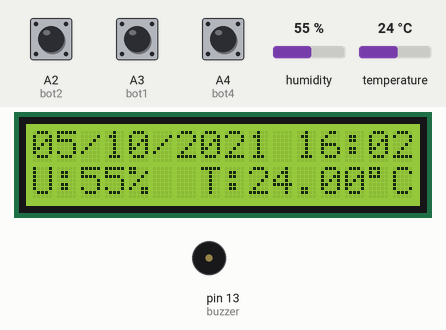
This sketch was run on a simulated Arduino Uno, built with avr-gcc and run on an emulated ATmega328P. Shown: 16×2 character LCD, buzzer (waves = sounding). Wiring (inferred from the names in the program): DHT11 sensor: data A0. The test bench sets the inputs (shaded band); at power-on: A3 (bot1) LOW, A4 (bot4) LOW, humidity 55 %, temperature 24 °C, A2 (bot2) LOW. The local clock reads 2024-03-15 10:24:30 at power-on unless the sketch sets it.

Above: at 1.2 s.
1.3 s: A3 (bot1) pulled HIGH for 0.3 s
At 2.1 s:
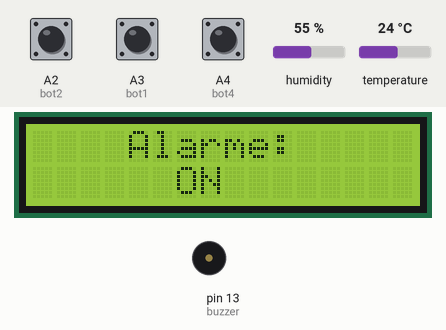
3.1 s: A4 (bot4) pulled HIGH for 0.3 s
At 3.9 s:
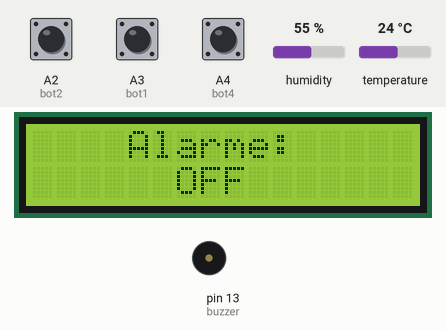
4.9 s: A3 (bot1) pulled HIGH for 1 s
At 6.9 s:
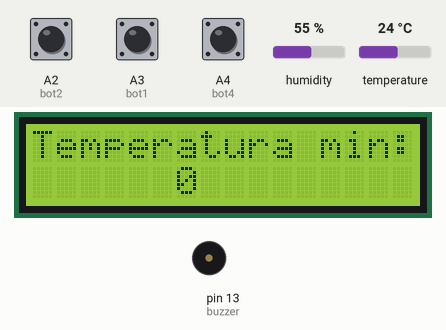
7.5 s: A3 (bot1) pulled HIGH for 0.3 s
At 8.9 s:
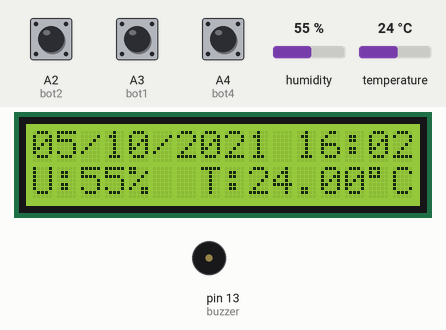
14.1 s: humidity set to 22 %
At 15.4 s:
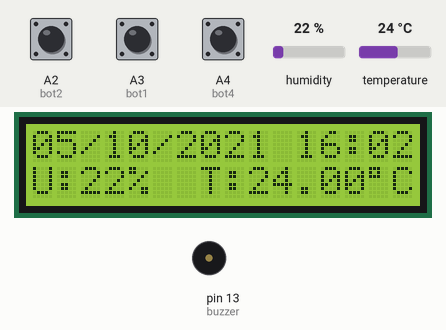
15.8 s: temperature set to 12 °C
At 17.5 s:
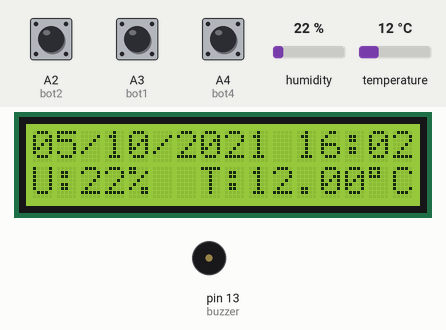
Timing chart, 0 to 19.0 s (numbered marks = the images above; inputs shaded):
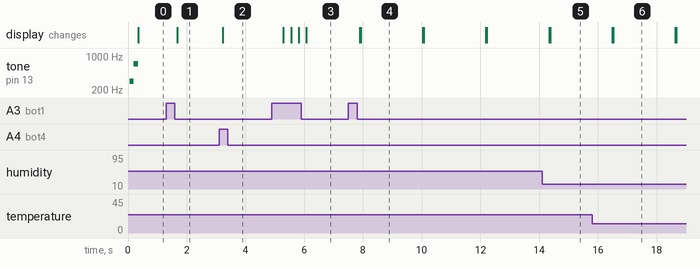

The sketch:

Relogio_Pronto.ino
```cpp
//================================================Inclusão de bibliotecas==============================================================//
#include <Wire.h>
#include <DS1302.h>//inclui a biblioteca do clockmodule
#include <LiquidCrystal.h>//Inclui a biblioteca LiquidCrystal do lcd
#include <DHT.h>//Inclui a biblioteca DHT Sensor Library
#define DHTPIN A0//Pino alalogico A0 conectado ao DHT11
#define DHTTYPE DHT11//DHT 11
DHT dht(DHTPIN, DHTTYPE);//Inicializando o objeto dht do tipo DHT passando como parâmetro o pino (DHTPIN) e o tipo do sensor (DHTTYPE)

//================================================Definição de variaveis===============================================================//
int buzzer = 13;//Define o pino onde o buzzer esta ligado
int notas[] = {300, 700};//Vetor com as frequências para o buzzer
const int rst = 7;//reset do modulo na porta digital 7
const int dat = 8;//data do modulo na porta digital 8
const int clk = 9;//clock do modulo na porta digital 9

DS1302 rtc(rst, dat, clk);

int uMin = 20;//umidade minima
int uMax = 90;//umidade maxima
int tMin = 0;//temperatura minima
int tMax = 50;//temperatura maxima

int h;//Umidade
float t;//Temperatura

int bot1 = A3;//botao 1 na porta analogica A3
int bot2 = A2;//botao 2 na porta analogica A2
int bot4 = A4;//botao 4 na porta analogica A4
int valor = 0;//valor definido com valor 0
boolean valor2 = true;//valor2 com operador logio true

LiquidCrystal lcd(12, 11, 10, 5, 4, 3, 2);//Pinos do painel lcd

//================================================Entradas e saidas e definições=======================================================//
void setup()
{
  pinMode(bot1, INPUT);//Botao 1 "seleção de opções" setado como entrada
  pinMode(bot2, INPUT);//Botao 2 "Alterar valores para mais" setado como entrada
  pinMode(bot4, INPUT);//Botao 4 "Alterar valores para menos" setado como entrada
  pinMode(12, OUTPUT);//Define o pino 12 do lcd como saida
  pinMode(11, OUTPUT);//Define o pino 11 do lcd como saida
  pinMode(buzzer, OUTPUT);//define o buzzer como saida
  Serial.begin(9600);//Inicializa a comunicação serial
  dht.begin();//Inicializa o sensor DHT11
  lcd.begin(16, 2);//Inicia o display lcd

  rtc.halt(false);
  rtc.writeProtect(true);//se true, a data e hora nao serao mais alteradas ao subir o codigo novamente, se false, sera alterado

  Time t(2021, 10, 05, 16, 02, 00, 3);//definição da hora(se estiver false o writeProtect)

  rtc.time(t);
}

//================================================Loop=================================================================================//
void loop()
{
  if(digitalRead(bot1) == HIGH) //Botão para seleção das opções
  {
    valor++;//Agraga mais 1 ao valor de valor

    if(valor > 5)//Se valor for maior que 4 "valor" volta a ser 0
    {
      valor = 0;
    }
  }

//================================================Seleção de estado do buzzer==========================================================//
    if(valor2 == false || t < tMax && t > tMin && h > uMin && h < uMax)//verifica as especificações setadas pelo usuario
    {
      noTone(buzzer);//Define o buzzer como desligado
      delay(250);//Aguarda 500 ms
    }
    else//se nao atender a especificação
    {
      tocar();//chama a função tocar
    }

//================================================Opção normal=========================================================================//
  if(valor == 0)//verifica se valor é igual a 0
  {
    lcd.clear();//limpa o lcd

    mostraDataHora();//chama a função que mostra a hora
    sensor();//Chama a função sensor

    lcd.setCursor(0, 1);//seta o cusor na posição 0, 0 da matriz do lcd
    lcd.print("U:");//Imprime no lcd a mensagem "Umidade: "
    lcd.print(h);//Imprime no lcd o valor da umidade
    lcd.print("%");//Imprime no lcd o caractere "%" e salta para a próxima linha
    lcd.setCursor(7, 1);//seta o cursor na posição 7, 1
    lcd.print("T:");//Imprime no lcd a mensagem "Temperatura: "
    lcd.print(t);//Imprime no lcd o valor da temperatura
    lcd.write(B11011111);//Simbolo " º "
    lcd.print("C");//Imprime no lcd "C" e salta para a próxima linha
  }

//================================================Opção de alarme======================================================================//
  if(valor == 1)//verifica se valor é igual a 1
  {
    lcd.clear();//limpa o lcd
    lcd.setCursor(4, 0);//seta o cursor na posição 4, 0
    lcd.print("Alarme:");//escreve no lcd

    if(digitalRead(bot2) == HIGH)//verifica se o botão para mais foi apertado
    {
        valor2 = true;//valor de seleção do buzzer false
    }
    if(digitalRead(bot4) == HIGH)//verifica se o botao para menos foi apertado
    {
        valor2 = false;// valor do buzzer true
    }
    if(valor2 == false)//verifica se o valor é falso
    {
      lcd.setCursor(6, 1);//seta o cursor na posição 6, 1
      lcd.print("OFF");//escreve "OFF" no lcd
    }
    else//Se nao for falso é verdadeiro e executa o codigo abaixo
    {
      lcd.setCursor(6, 1);//seta o cursor na posição 6, 1
      lcd.print("ON");//escreve "ON" no lcd
    }
  }

//================================================Opção de umidade max.================================================================//
  if(valor == 2)//verifica se valor é igual a 2
  {
    lcd.clear();//limpa o lcd
    lcd.setCursor(2, 0);//seta o cursor na posição 2, 0
    lcd.print("Umidade max:");//escreve no lcd
    lcd.setCursor(6, 1);//seta o cursor na posição 6, 1
    lcd.print(uMax);//mostra no lcd a uMax

    if(digitalRead(bot2) == HIGH)//verifica se o botão para mais foi apertado
        {
          uMax++;//aumenta 1

          if(uMax > 90)//verifica se uMax é maior que 90
          {
            uMax = 90;//se for, a uMax volta  a ser 90
          }
        }
        if(digitalRead(bot4) == HIGH)//verifica se o botao para menos foi apertado
        {
          uMax--;//diminui 1

          if(uMax <= uMin)//verifica se uMax é menor ou igual a uMin
          {
            uMax = uMin + 1;//se for, o valor sera igual a uMin + 1
          }
        }
  }

//================================================Opção de umidade min.================================================================//
  if(valor == 3)//verifica se valor é igual a 3
  {
    lcd.clear();//limpa o lcd
    lcd.setCursor(2, 0);//seta o cursor na posição 2, 0
    lcd.print("Umidade min:");//escreve no lcd
    lcd.setCursor(6, 1);//seta o cursor na posição 6, 1
    lcd.print(uMin);//mostra no lcd a uMin

    if(digitalRead(bot2) == HIGH)//verifica se o botão para mais foi apertado
        {
          uMin++;//aumenta 1

          if(uMin >= uMax)//verifica se uMin é maior ou igual a uMax
          {
            uMin = uMax - 1;//se for, o valor sera igual a uMax - 1
          }
        }
        if(digitalRead(bot4) == HIGH)//verifica se o botao para menos foi apertado
        {
          uMin--;//diminui 1

          if(uMin < 20)//verifica se uMin é menor que 20
          {
            uMin = 20;//se for, uMin volta a ser 20
          }
        }
  }

//================================================Opção de temperatura max.============================================================//
  if(valor == 4)//verifica se valor é igual a 4
  {
    lcd.clear();//limpa o lcd
    lcd.setCursor(0, 0);//seta o cursor na posição 0, 0
    lcd.print("Temperatura max:");//escreve no lcd
    lcd.setCursor(6, 1);//seta o cursor na posição 6, 1
    lcd.print(tMax);//mostra no lcd a tMax

    if(digitalRead(bot2) == HIGH)//verifica se o botão para mais foi apertado
        {
          tMax++;//aumenta 1

          if(tMax > 50)//verifica se tMax é maior que 50
          {
            tMax = 50;//se for, o valor de tMax volta a ser 50
          }
        }
        if(digitalRead(bot4) == HIGH)//verifica se o botao para menos foi apertado
        {
          tMax--;//diminui 1

          if(tMax <= tMin)//verifica se tMax é menor ou igual que tMin
          {
            tMax = tMin + 1;//se for menor, o valor será igual a tMin + 1
          }
        }
  }

//================================================Opção de temperatura min.============================================================//
  if(valor == 5)//verifica se valor é igual a 5
  {
    lcd.clear();//limpa o lcd
    lcd.setCursor(0, 0);//seta o cursor na posição 0, 0
    lcd.print("Temperatura min:");//escreve no lcd
    lcd.setCursor(6, 1);//seta o cursor na posição 6, 1
    lcd.print(tMin);//mostra no lcd a tMin

    if(digitalRead(bot2) == HIGH)//verifica se o botão para mais foi apertado
        {
          tMin++;//aumenta 1

          if(tMin >= tMax)//verifica se tMin é maio ou igual que tMax
          {
            tMin = tMax - 1;//se for maior, o valor sera igual a tMax - 1
          }
        }
        if(digitalRead(bot4) == HIGH)//verifica se o botao para menos foi apertado
        {
          tMin--;//diminui 1

          if(tMin < 0)//verifica se tMin é menor que 0
          {
            tMin = 0;//se for menor, tMin volta a ser 0
          }
        }
  }
  delay(5);//atraso de 5 ms ate a proxima execução
}
//================================================Função tocar=========================================================================//
static void tocar()
{
    for(int i = 0; i < 2; i++)
    {
       tone(buzzer, notas[i]);//Passa pelo vetor de notas do buzzer
       delay(125);//Tambem aguarda 500 ms mas como aão duas notas para tocar é aguradado 250 ms para cada
    }
}

//================================================Função mostrar data e hora===========================================================//
void mostraDataHora()
{
  Time t = rtc.time();//Obtém a data atual a partir do chip

  //Coloca numa variável, a data (no formato "##-##-#### (DIA)")
  char data[17];
  snprintf(data, sizeof(data), "%02d/%02d/%04d", t.date, t.mon, t.yr);

  // Coloca numa variável, a hora (no formato "##:##:##")
  char hora[9];
  snprintf(hora, sizeof(hora), "%02d:%02d",t.hr, t.min);

  lcd.setCursor(0,0);//seta o cursor na posição 0, 0
  lcd.print(data);//mostra a data no lcd
  lcd.setCursor(11,0);//seta o cursor na posição 11, 0
  lcd.print(hora);//mostra a hora no lcd
}

//================================================Função sensor========================================================================//
static void sensor()
{
  h = dht.readHumidity();//lê o valor da umidade e armazena na variável h do tipo inteiro
  t = dht.readTemperature();//lê o valor da temperatura e armazena na variável t do tipo float (aceita números com casas decimais)
  if (isnan(h) || isnan(t))//Verifica se a umidade ou temperatura são ou não um número
    {
      return;//Caso não seja um número retorna
    }
}
```

Measured:
- after the input at 1.3 s, the display: changes after 0.37 s (image 1)
- after the input at 3.1 s, the display: changes after 0.12 s (image 2)
- after the input at 4.9 s, the display: first changes after 0.39 s (image 3 shows a later state)
- after the input at 7.5 s, the display: first changes after 0.39 s (image 4 shows a later state)
- after the input at 14.1 s, the display: first differs from a run without the input after 0.27 s (image 5)
- after the input at 15.8 s, the display: first differs from a run without the input after 0.72 s (image 6)
- what the display in image 4 shows lasts 2.1 s, from 7.9 s to 10.0 s
